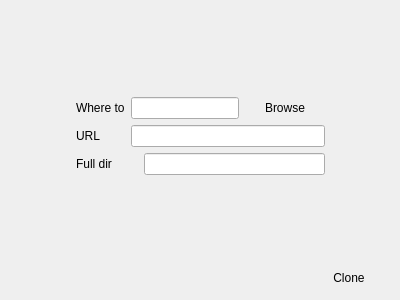
<?xml version="1.0" encoding="UTF-8"?>
<ui version="4.0">
 <class>CloneGitRepoContainer</class>
 <widget class="QWidget" name="CloneGitRepoContainer">
  <property name="geometry">
   <rect>
    <x>0</x>
    <y>0</y>
    <width>400</width>
    <height>300</height>
   </rect>
  </property>
  <property name="windowTitle">
   <string>Form</string>
  </property>
  <layout class="QVBoxLayout" name="verticalLayout_3">
   <item>
    <spacer name="verticalSpacer">
     <property name="orientation">
      <enum>Qt::Vertical</enum>
     </property>
     <property name="sizeHint" stdset="0">
      <size>
       <width>20</width>
       <height>40</height>
      </size>
     </property>
    </spacer>
   </item>
   <item>
    <layout class="QHBoxLayout" name="horizontalLayout_4">
     <item>
      <spacer name="horizontalSpacer_3">
       <property name="orientation">
        <enum>Qt::Horizontal</enum>
       </property>
       <property name="sizeHint" stdset="0">
        <size>
         <width>40</width>
         <height>20</height>
        </size>
       </property>
      </spacer>
     </item>
     <item>
      <layout class="QVBoxLayout" name="verticalLayout">
       <item>
        <widget class="QLabel" name="labelWhereToDir">
         <property name="text">
          <string>Where to</string>
         </property>
        </widget>
       </item>
       <item>
        <widget class="QLabel" name="labelUrl">
         <property name="text">
          <string>URL</string>
         </property>
        </widget>
       </item>
       <item>
        <widget class="QLabel" name="labelFullDir">
         <property name="text">
          <string>Full dir</string>
         </property>
        </widget>
       </item>
      </layout>
     </item>
     <item>
      <layout class="QVBoxLayout" name="verticalLayout_2">
       <item>
        <layout class="QHBoxLayout" name="horizontalLayout">
         <item>
          <widget class="QLineEdit" name="lineEditWhereToDir"/>
         </item>
         <item>
          <widget class="QPushButton" name="pushButtonBrowse">
           <property name="cursor">
            <cursorShape>PointingHandCursor</cursorShape>
           </property>
           <property name="text">
            <string>Browse</string>
           </property>
           <property name="flat">
            <bool>true</bool>
           </property>
          </widget>
         </item>
        </layout>
       </item>
       <item>
        <widget class="QLineEdit" name="lineEditUrl"/>
       </item>
       <item>
        <layout class="QHBoxLayout" name="horizontalLayout_2">
         <item>
          <widget class="QLabel" name="labelFullDirPrefix">
           <property name="text">
            <string/>
           </property>
          </widget>
         </item>
         <item>
          <widget class="QLineEdit" name="lineEditFullDir">
           <property name="enabled">
            <bool>true</bool>
           </property>
          </widget>
         </item>
        </layout>
       </item>
      </layout>
     </item>
     <item>
      <spacer name="horizontalSpacer_2">
       <property name="orientation">
        <enum>Qt::Horizontal</enum>
       </property>
       <property name="sizeHint" stdset="0">
        <size>
         <width>40</width>
         <height>20</height>
        </size>
       </property>
      </spacer>
     </item>
    </layout>
   </item>
   <item>
    <spacer name="verticalSpacer_2">
     <property name="orientation">
      <enum>Qt::Vertical</enum>
     </property>
     <property name="sizeHint" stdset="0">
      <size>
       <width>20</width>
       <height>40</height>
      </size>
     </property>
    </spacer>
   </item>
   <item>
    <layout class="QHBoxLayout" name="horizontalLayout_3">
     <item>
      <spacer name="horizontalSpacer">
       <property name="orientation">
        <enum>Qt::Horizontal</enum>
       </property>
       <property name="sizeHint" stdset="0">
        <size>
         <width>40</width>
         <height>20</height>
        </size>
       </property>
      </spacer>
     </item>
     <item>
      <widget class="QPushButton" name="pushButtonClone">
       <property name="cursor">
        <cursorShape>PointingHandCursor</cursorShape>
       </property>
       <property name="text">
        <string>Clone</string>
       </property>
       <property name="flat">
        <bool>true</bool>
       </property>
      </widget>
     </item>
    </layout>
   </item>
  </layout>
 </widget>
 <resources/>
 <connections/>
</ui>
